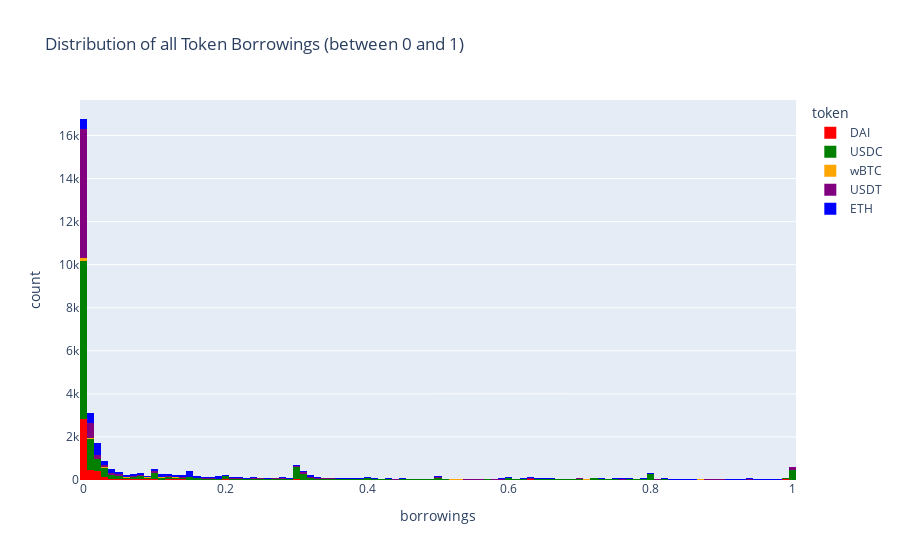

Write notebook code for a chart like this one.
### Code cell
tmp = [
    {'token': token, 'borrowings': user_state.token_states[token].borrowings * prices.prices[token] / 10**constants.get_decimals(token)}
    for user_state in state.user_states.values()
    for token in constants.symbol_decimals_map.keys()
]

token_data = pandas.DataFrame(tmp)
token_data['borrowings'] = token_data['borrowings'].astype(float)
token_data = token_data[token_data['borrowings'] < 1] 
token_data = token_data[token_data['borrowings'] > 0] 
fig = px.histogram(token_data, x='borrowings', color='token', color_discrete_map= {
    "DAI": "red",
    "ETH": "blue", 
    "USDT": "purple",
    "USDC": "green",
    "wBTC": "orange",
    }, title='Distribution of all Token Borrowings (between 0 and 1)', nbins = 100)
fig.show()

### Figure 1 — Plotly figure (JSON) as saved in the notebook; plotly's stock layout.template omitted (floating-point values rounded to 4 significant figures; data arrays with more than 128 entries replaced by an {"elided": "..."} marker saying what was removed)
{"data": [{"alignmentgroup": "True", "bingroup": "x", "hovertemplate": "token=DAI<br>borrowings=%{x}<br>count=%{y}<extra></extra>", "legendgroup": "DAI", "marker": {"color": "red", "pattern": {"shape": ""}}, "name": "DAI", "nbinsx": 100, "offsetgroup": "DAI", "orientation": "v", "showlegend": true, "type": "histogram", "x": {"elided": "4871 float values"}, "xaxis": "x", "yaxis": "y"}, {"alignmentgroup": "True", "bingroup": "x", "hovertemplate": "token=USDC<br>borrowings=%{x}<br>count=%{y}<extra></extra>", "legendgroup": "USDC", "marker": {"color": "green", "pattern": {"shape": ""}}, "name": "USDC", "nbinsx": 100, "offsetgroup": "USDC", "orientation": "v", "showlegend": true, "type": "histogram", "x": {"elided": "15367 float values"}, "xaxis": "x", "yaxis": "y"}, {"alignmentgroup": "True", "bingroup": "x", "hovertemplate": "token=wBTC<br>borrowings=%{x}<br>count=%{y}<extra></extra>", "legendgroup": "wBTC", "marker": {"color": "orange", "pattern": {"shape": ""}}, "name": "wBTC", "nbinsx": 100, "offsetgroup": "wBTC", "orientation": "v", "showlegend": true, "type": "histogram", "x": {"elided": "468 float values"}, "xaxis": "x", "yaxis": "y"}, {"alignmentgroup": "True", "bingroup": "x", "hovertemplate": "token=USDT<br>borrowings=%{x}<br>count=%{y}<extra></extra>", "legendgroup": "USDT", "marker": {"color": "purple", "pattern": {"shape": ""}}, "name": "USDT", "nbinsx": 100, "offsetgroup": "USDT", "orientation": "v", "showlegend": true, "type": "histogram", "x": {"elided": "8806 float values"}, "xaxis": "x", "yaxis": "y"}, {"alignmentgroup": "True", "bingroup": "x", "hovertemplate": "token=ETH<br>borrowings=%{x}<br>count=%{y}<extra></extra>", "legendgroup": "ETH", "marker": {"color": "blue", "pattern": {"shape": ""}}, "name": "ETH", "nbinsx": 100, "offsetgroup": "ETH", "orientation": "v", "showlegend": true, "type": "histogram", "x": {"elided": "5823 float values"}, "xaxis": "x", "yaxis": "y"}], "layout": {"barmode": "relative", "legend": {"title": {"text": "token"}, "tracegroupgap": 0}, "title": {"text": "Distribution of all Token Borrowings (between 0 and 1)"}, "xaxis": {"anchor": "y", "domain": [0, 1], "title": {"text": "borrowings"}}, "yaxis": {"anchor": "x", "domain": [0, 1], "title": {"text": "count"}}}}
